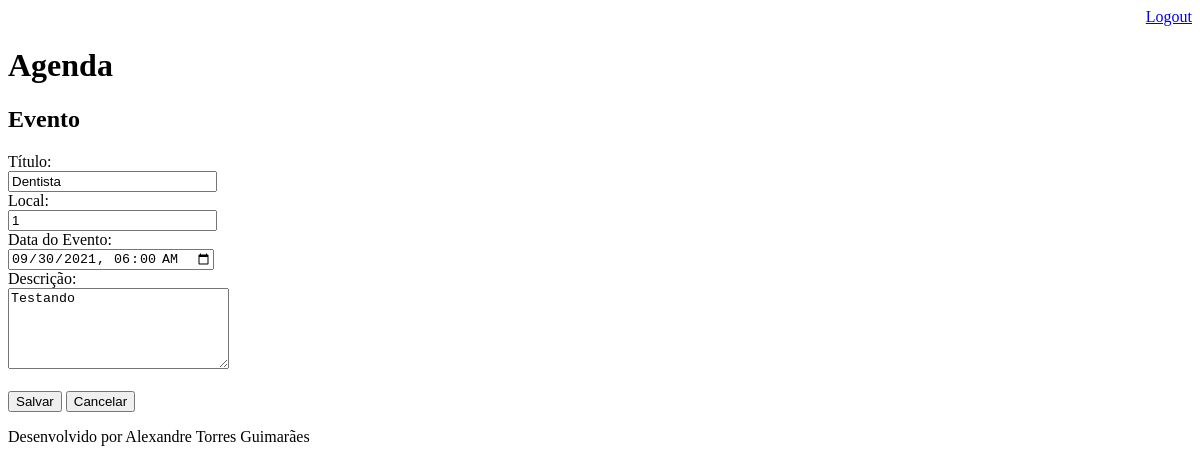
Page /agenda/eventos/?id=1 (signed in) on the earlier database version.
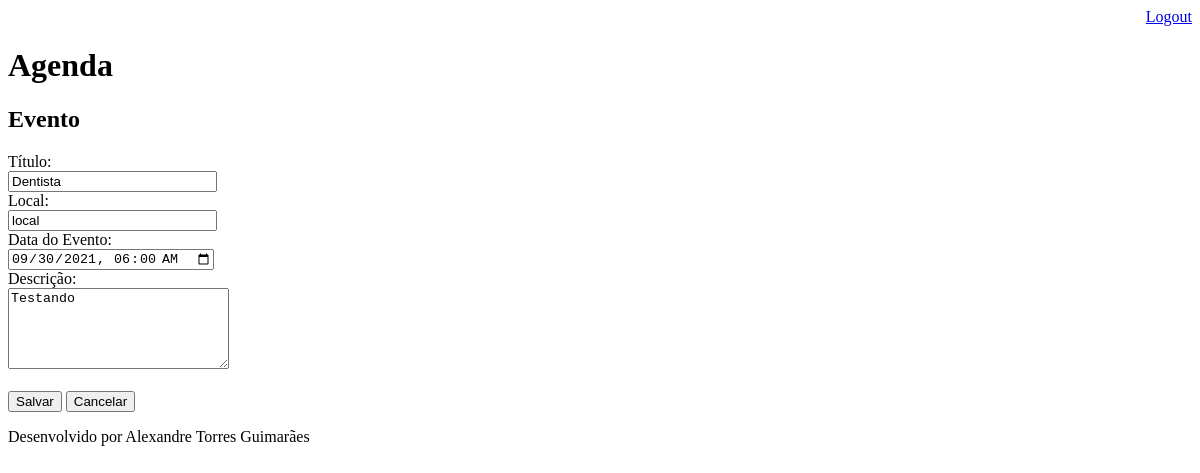
Same page on the later database version.
### core/models.py (models this page shows, shortened)
class Evento(models.Model):
    titulo = models.CharField(max_length=100)
    local = models.CharField(max_length=100, null=True)
    descricao = models.TextField(blank=True, null=True)
    data_evento = models.DateTimeField(verbose_name='Data do evento')
    data_criacao = models.DateTimeField(auto_now=True)
    usuario = models.ForeignKey(User, on_delete=models.CASCADE)
    class Meta:
        db_table = 'evento'
    def get_data_update(self):
        return self.data_evento.strftime('%Y-%m-%dT%H:%M')

### core/views.py (the view)
# urls.py: path('agenda/eventos/', views.eventos),
@login_required(login_url='/login/')
def eventos(request):
    id_evento = request.GET.get('id')
    dados = {}
    if id_evento:
        dados['evento'] = Evento.objects.get(id=id_evento)
    return render(request, 'evento.html', dados)

### templates/evento.html (shortened to what this page needs)
{% extends "model_page.html" %}
{% block content %}
    <h2>Evento</h2>
<form action="submit" method="POST">{% csrf_token %}
    <label>Título:</label>
    <br>
    <input type="text" name="titulo" size="23" value="{{ evento.titulo }}">
    <br>
    <label>Local:</label>
    <br>
    <input type="text" name="local" size="23"  value="{{ evento.local }}">
    <br>
    <label>Data do Evento:</label>
    <br>
    <input type="datetime-local" name="data_evento" size="23"  value = {{ evento.get_data_update }}>
    <br>
    <label>Descrição:</label>
    <br>
    <textarea name="descricao" rows="5" cols="25">{{ evento.descricao }}</textarea>
    <br><br>
    <button type="submit">Salvar</button>
    <a href="/agenda">
        <button type="button">Cancelar</button>
    </a>
</form>
{% endblock %}

Differences in the rows shown:
changed Evento "Dentista": local "1" → "local"
